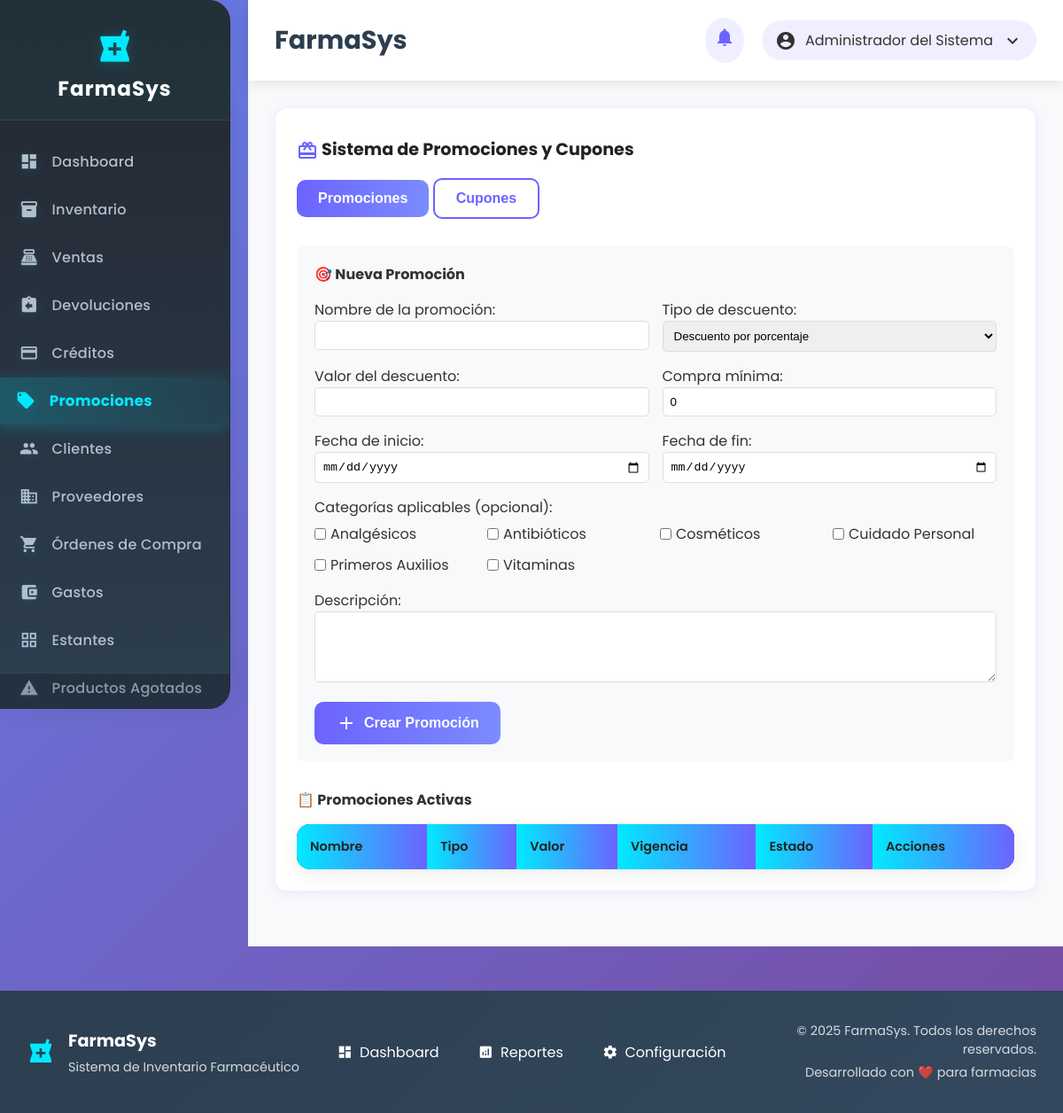
/promociones.php (signed in), run on the app's committed database.
### tables this page shows
CREATE TABLE categorias (
    id INT AUTO_INCREMENT PRIMARY KEY,
    nombre VARCHAR(50) NOT NULL,
    descripcion TEXT,
    color VARCHAR(7) DEFAULT '#6c63ff',
    activo BOOLEAN DEFAULT TRUE
);

### promociones.php (the view, shortened to what this page needs)
<?php
include 'includes/conexion.php';
include 'includes/header.php';
$categorias = mysqli_query($conexion, "SELECT id, nombre FROM categorias WHERE activo = 1 ORDER BY nombre");
?>
<div class="card" style="max-width:1200px; margin:0 auto 32px auto; background:#fff; border-radius:14px; box-shadow:0 2px 12px 0 rgba(108,99,255,0.08); padding:32px 24px 24px 24px;">
    <h3 style="font-size:1.2rem; font-weight:700; color:#222; margin-bottom:18px;">
        <span class="material-icons" style="color:#6c63ff; vertical-align:middle;">card_giftcard</span> Sistema de Promociones y Cupones
    </h3>
    <div style="margin-bottom: 30px;">
        <button class="btn btn-edit" onclick="mostrarSeccion('promociones')" id="tab-promociones">Promociones</button>
        <button class="btn btn-outline" onclick="mostrarSeccion('cupones')" id="tab-cupones">Cupones</button>
    </div>
    <div id="seccion-promociones">
        <div style="margin-bottom: 30px; padding: 20px; background: #f8f9fa; border-radius: 10px;">
            <h4 style="margin-bottom: 15px;">🎯 Nueva Promoción</h4>
            <form method="post">
                <div style="display: grid; grid-template-columns: 1fr 1fr; gap: 15px; margin-bottom: 15px;">
                    <div>
                        <label>Nombre de la promoción:</label>
                        <input type="text" name="nombre" required style="width: 100%; padding: 8px; border: 1px solid #ddd; border-radius: 5px;">
                    </div>
                    <div>
                        <label>Tipo de descuento:</label>
                        <select name="tipo" required style="width: 100%; padding: 8px; border: 1px solid #ddd; border-radius: 5px;">
                            <option value="descuento_porcentaje">Descuento por porcentaje</option>
                        </select>
                    </div>
                </div>
                <div style="display: grid; grid-template-columns: 1fr 1fr; gap: 15px; margin-bottom: 15px;">
                    <div>
                        <label>Valor del descuento:</label>
                        <input type="number" name="valor" step="0.01" required style="width: 100%; padding: 8px; border: 1px solid #ddd; border-radius: 5px;">
                    </div>
                    <div>
                        <label>Compra mínima:</label>
                        <input type="number" name="minimo_compra" step="0.01" value="0" style="width: 100%; padding: 8px; border: 1px solid #ddd; border-radius: 5px;">
                    </div>
                </div>
                <div style="display: grid; grid-template-columns: 1fr 1fr; gap: 15px; margin-bottom: 15px;">
                    <div>
                        <label>Fecha de inicio:</label>
                        <input type="date" name="fecha_inicio" required style="width: 100%; padding: 8px; border: 1px solid #ddd; border-radius: 5px;">
                    </div>
                    <div>
                        <label>Fecha de fin:</label>
                        <input type="date" name="fecha_fin" required style="width: 100%; padding: 8px; border: 1px solid #ddd; border-radius: 5px;">
                    </div>
                </div>
                <div style="margin-bottom: 15px;">
                    <label>Categorías aplicables (opcional):</label>
                    <div style="display: grid; grid-template-columns: repeat(auto-fit, minmax(150px, 1fr)); gap: 10px; margin-top: 5px;">
                        <?php while($categoria = mysqli_fetch_assoc($categorias)): ?>
                            <label style="display: flex; align-items: center; gap: 5px;">
                                <input type="checkbox" name="categorias[]" value="<?= $categoria['id'] ?>">
                                <?= htmlspecialchars($categoria['nombre']) ?>
                            </label>
                        <?php endwhile; ?>
                    </div>
                </div>
                <div style="margin-bottom: 15px;">
                    <label>Descripción:</label>
                    <textarea name="descripcion" style="width: 100%; padding: 8px; border: 1px solid #ddd; border-radius: 5px; height: 80px;"></textarea>
                </div>
                <button type="submit" class="btn btn-edit">
                    <span class="material-icons">add</span> Crear Promoción
                </button>
            </form>
        </div>
        <h4 style="margin-bottom: 15px;">📋 Promociones Activas</h4>
        <table class="productos-table">
            <tr>
                <th>Nombre</th>
                <th>Tipo</th>
                <th>Valor</th>
                <th>Vigencia</th>
                <th>Estado</th>
                <th>Acciones</th>
            </tr>
        </table>
    </div>
</div>
<?php include 'includes/footer.php'; ?>

### includes/header.php (shortened to what this page needs)
<!DOCTYPE html>
<html lang="es">
<head>
    <link rel="stylesheet" href="assets/css/estilos.css">
</head>
<body>
<div class="layout">
        <aside class="sidebar" id="sidebar">
        <div class="sidebar-logo">
                <span class="material-icons sidebar-logo-icon">local_pharmacy</span>
                <div class="sidebar-logo-text">FarmaSys</div>
        </div>
        <nav class="sidebar-nav">
                <a href="dashboard.php" class="sidebar-link <?php echo strpos($_SERVER['PHP_SELF'], 'dashboard.php') !== false ? 'active' : ''; ?>">
                    <span class="material-icons">dashboard</span>
                    Dashboard
                </a>
                <a href="inventario.php" class="sidebar-link <?php echo strpos($_SERVER['PHP_SELF'], 'inventario.php') !== false ? 'active' : ''; ?>">
                    <span class="material-icons">inventory</span>
                    Inventario
                </a>
                <a href="ventas.php" class="sidebar-link <?php echo strpos($_SERVER['PHP_SELF'], 'ventas.php') !== false ? 'active' : ''; ?>">
                    <span class="material-icons">point_of_sale</span>
                    Ventas
                </a>
                <a href="devoluciones.php" class="sidebar-link <?php echo strpos($_SERVER['PHP_SELF'], 'devoluciones.php') !== false ? 'active' : ''; ?>">
                    <span class="material-icons">assignment_return</span>
                    Devoluciones
                </a>
                <a href="creditos.php" class="sidebar-link <?php echo strpos($_SERVER['PHP_SELF'], 'creditos.php') !== false ? 'active' : ''; ?>">
                    <span class="material-icons">credit_card</span>
                    Créditos
                </a>
                <a href="promociones.php" class="sidebar-link <?php echo strpos($_SERVER['PHP_SELF'], 'promociones.php') !== false ? 'active' : ''; ?>">
                    <span class="material-icons">local_offer</span>
                    Promociones
                </a>
                <a href="clientes.php" class="sidebar-link <?php echo strpos($_SERVER['PHP_SELF'], 'clientes.php') !== false ? 'active' : ''; ?>">
                    <span class="material-icons">people</span>
                    Clientes
                </a>
                <a href="proveedores.php" class="sidebar-link <?php echo strpos($_SERVER['PHP_SELF'], 'proveedores.php') !== false ? 'active' : ''; ?>">
                    <span class="material-icons">business</span>
                    Proveedores
                </a>
                <a href="ordenes_compra.php" class="sidebar-link <?php echo strpos($_SERVER['PHP_SELF'], 'ordenes_compra.php') !== false ? 'active' : ''; ?>">
                    <span class="material-icons">shopping_cart</span>
                    Órdenes de Compra
                </a>
                <a href="gastos.php" class="sidebar-link <?php echo strpos($_SERVER['PHP_SELF'], 'gastos.php') !== false ? 'active' : ''; ?>">
                    <span class="material-icons">account_balance_wallet</span>
                    Gastos
                </a>
                <a href="estantes.php" class="sidebar-link <?php echo strpos($_SERVER['PHP_SELF'], 'estantes.php') !== false ? 'active' : ''; ?>">
                    <span class="material-icons">grid_view</span>
                    Estantes
                </a>
                <a href="agotados.php" class="sidebar-link <?php echo strpos($_SERVER['PHP_SELF'], 'agotados.php') !== false ? 'active' : ''; ?>">
                    <span class="material-icons">warning</span>
                    Productos Agotados
                </a>
        </nav>
            <div class="sidebar-footer">
            </div>
    </aside>
    <main class="main-content">
        <header class="main-header">
                <div class="header-left">
                    <h1 class="page-title"><?php echo isset($page_title) ? $page_title : 'FarmaSys'; ?></h1>
                </div>
                <div class="header-right">
                    <div class="header-actions">
                        <a href="alertas.php" class="notification-btn" title="Ver alertas">
                            <span class="material-icons">notifications</span>
                        </a>
                    </div>
                    <div class="user-menu">
                        <span class="material-icons">account_circle</span>
                        <span><?php
echo isset($_SESSION['nombre']) ? $_SESSION['nombre'] :
     (isset($_SESSION['nombre_completo']) ? $_SESSION['nombre_completo'] :
     (isset($_SESSION['usuario']) ? $_SESSION['usuario'] : 'Usuario'));
?></span>
                        <span class="material-icons">keyboard_arrow_down</span>
            </div>
            </div>
        </header>
            <div class="content-wrapper">

### includes/footer.php (shortened to what this page needs)
            </div>
        </main>
    </div>
    <footer class="main-footer">
        <div class="footer-content">
            <div class="footer-info">
                <span class="material-icons">local_pharmacy</span>
                <div>
                    <h4>FarmaSys</h4>
                    <p>Sistema de Inventario Farmacéutico</p>
                </div>
            </div>
            <div class="footer-links">
                <a href="dashboard.php" class="footer-link">
                    <span class="material-icons">dashboard</span>
                    Dashboard
                </a>
                <a href="reportes.php" class="footer-link">
                    <span class="material-icons">analytics</span>
                    Reportes
                </a>
                <a href="configuracion.php" class="footer-link">
                    <span class="material-icons">settings</span>
                    Configuración
                </a>
            </div>
            <div class="footer-copyright">
                <p>&copy; <?php echo date('Y'); ?> FarmaSys. Todos los derechos reservados.</p>
                <p>Desarrollado con ❤️ para farmacias</p>
            </div>
        </div>
</footer>
</body>
</html>

### assets/css/estilos.css (style rules this page uses)
* { margin: 0; padding: 0; box-sizing: border-box; }
body { font-family: 'Poppins', sans-serif; background: linear-gradient(135deg, #667eea 0%, #764ba2 100%); min-height: 100vh; color: #333; }
.layout { display: flex; min-height: 100vh; }
.sidebar { width: 260px; background: linear-gradient(180deg, #23272f 0%, #2c3e50 100%); color: #fff; box-shadow: 6px 0 24px rgba(44,62,80,0.12); border-top-right-radius: 24px; border-bottom-right-radius: 24px; position: fixed; height: 100vh; overflow-y: auto; z-index: 1000; transition: all 0.3s cubic-bezier(.4,2,.6,1); border-right: 1.5px solid #222b3a; }
.sidebar-logo { padding: 32px 18px 18px 18px; text-align: center; border-bottom: 1.5px solid rgba(255,255,255,0.08); background: rgba(0,234,255,0.04); border-top-right-radius: 24px; }
.sidebar-logo-icon { font-size: 2.7rem; color: #00eaff; margin-bottom: 8px; display: block; filter: drop-shadow(0 2px 8px #00eaff33); }
.sidebar-logo-text { font-size: 1.45rem; font-weight: 700; color: #fff; letter-spacing: 1px; text-shadow: 0 2px 8px rgba(0,234,255,0.08); }
.sidebar-nav { padding: 18px 0 10px 0; border-bottom: 1.5px solid rgba(255,255,255,0.06); margin-bottom: 10px; }
.sidebar-link { display: flex; align-items: center; padding: 13px 22px; color: #b2becd; text-decoration: none; transition: all 0.2s cubic-bezier(.4,2,.6,1); margin: 3px 0; border-radius: 8px 20px 20px 8px; font-size: 1.01rem; font-weight: 500; letter-spacing: 0.2px; position: relative; }
.sidebar-link::before { content: ''; position: absolute; left: 0; top: 0; bottom: 0; width: 0; background: #00eaff; border-radius: 4px; transition: width 0.2s cubic-bezier(.4,2,.6,1); z-index: 1; }
.sidebar-link.active::before, .sidebar-link:hover::before { width: 4px; }
.sidebar-link.active { background: linear-gradient(90deg, #00eaff33 0%, #00eaff11 100%); color: #00eaff; box-shadow: 0 4px 18px #00eaff33; font-weight: 700; transform: scale(1.04); }
.sidebar-link .material-icons { margin-right: 15px; font-size: 1.35rem; filter: drop-shadow(0 2px 6px #00eaff22); }
.sidebar-footer { position: absolute; bottom: 0; width: 100%; padding: 20px; background: rgba(0,0,0,0.2); border-top: 1px solid rgba(255,255,255,0.1); }
.main-content { flex: 1; margin-left: 280px; background: #f8f9fa; min-height: 100vh; }
.main-header { background: white; padding: 20px 30px; box-shadow: 0 2px 15px rgba(0,0,0,0.1); display: flex; justify-content: space-between; align-items: center; position: sticky; top: 0; z-index: 100; }
.header-left { display: flex; align-items: center; gap: 20px; }
.page-title { font-size: 1.8rem; font-weight: 700; color: #2c3e50; margin: 0; }
.header-right { display: flex; align-items: center; gap: 20px; }
.header-actions { display: flex; align-items: center; gap: 15px; }
.notification-btn { position: relative; padding: 10px; background: rgba(108,99,255,0.1); border-radius: 50%; color: #6c63ff; text-decoration: none; transition: all 0.3s ease; }
.user-menu { display: flex; align-items: center; gap: 10px; padding: 10px 15px; background: rgba(108,99,255,0.1); border-radius: 25px; cursor: pointer; transition: all 0.3s ease; position: relative; }
.content-wrapper { padding: 30px; max-width: 1400px; margin: 0 auto; }
.card { background: white; border-radius: 20px; box-shadow: 0 5px 25px rgba(0,0,0,0.08); padding: 30px; margin-bottom: 30px; transition: all 0.3s ease; border: 1px solid rgba(108,99,255,0.1); }
.btn { display: inline-flex; align-items: center; gap: 8px; padding: 12px 24px; border: none; border-radius: 10px; font-size: 1rem; font-weight: 600; text-decoration: none; cursor: pointer; transition: all 0.3s ease; position: relative; overflow: hidden; }
.btn::before { content: ''; position: absolute; top: 0; left: -100%; width: 100%; height: 100%; background: linear-gradient(90deg, transparent, rgba(255,255,255,0.2), transparent); transition: left 0.5s ease; }
.btn-edit { background: linear-gradient(90deg, #6c63ff, #7b8cff); color: white; }
.btn-outline { background: transparent; color: #6c63ff; border: 2px solid #6c63ff; }
.productos-table { width: 100%; border-collapse: collapse; background: #23272f; border-radius: 15px; overflow: hidden; box-shadow: 0 5px 25px rgba(0,0,0,0.08); }
.productos-table th { background: linear-gradient(90deg, #00eaff, #6c63ff); color: #222; padding: 15px; text-align: left; font-weight: 600; font-size: 0.9rem; }
.card { animation: fadeIn 0.6s ease; }

### data on the page
categorias: nombre "Analgésicos"
categorias: nombre "Antibióticos"
categorias: nombre "Cosméticos"
categorias: nombre "Cuidado Personal"
categorias: nombre "Primeros Auxilios"
categorias: nombre "Vitaminas"

### other printed values
$_SESSION['nombre'] "Administrador del Sistema"
